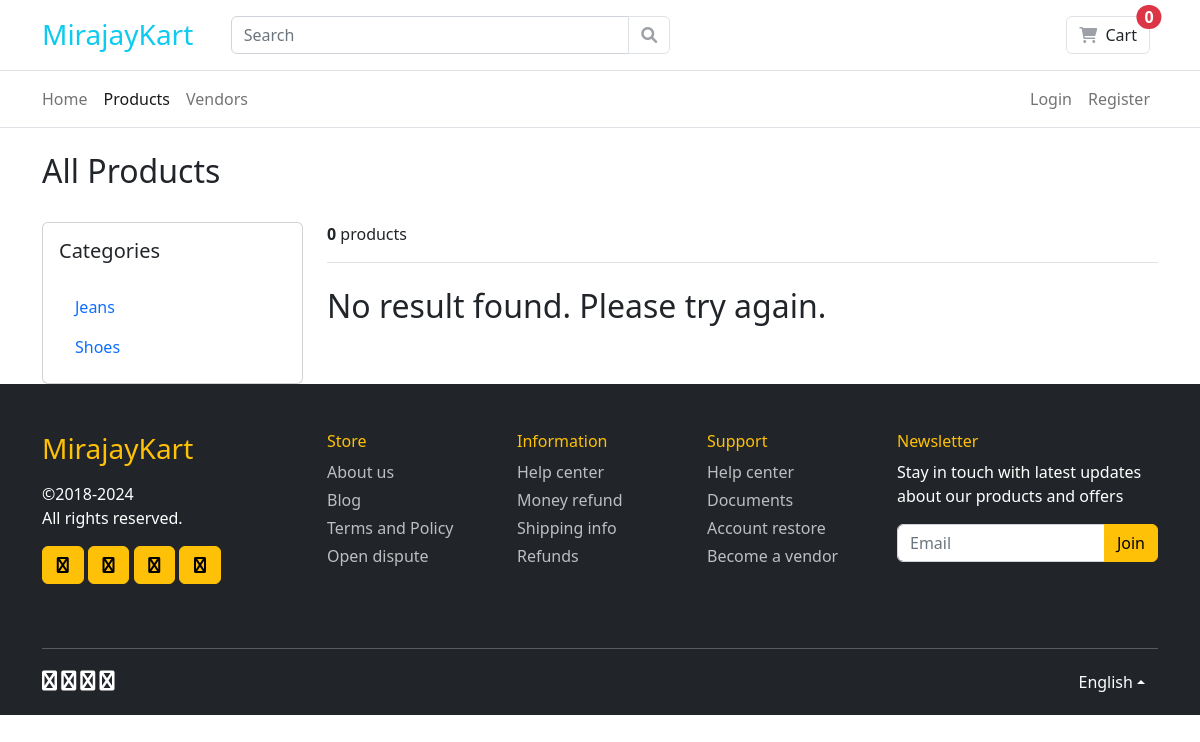
Before: /products/ with the older database file.
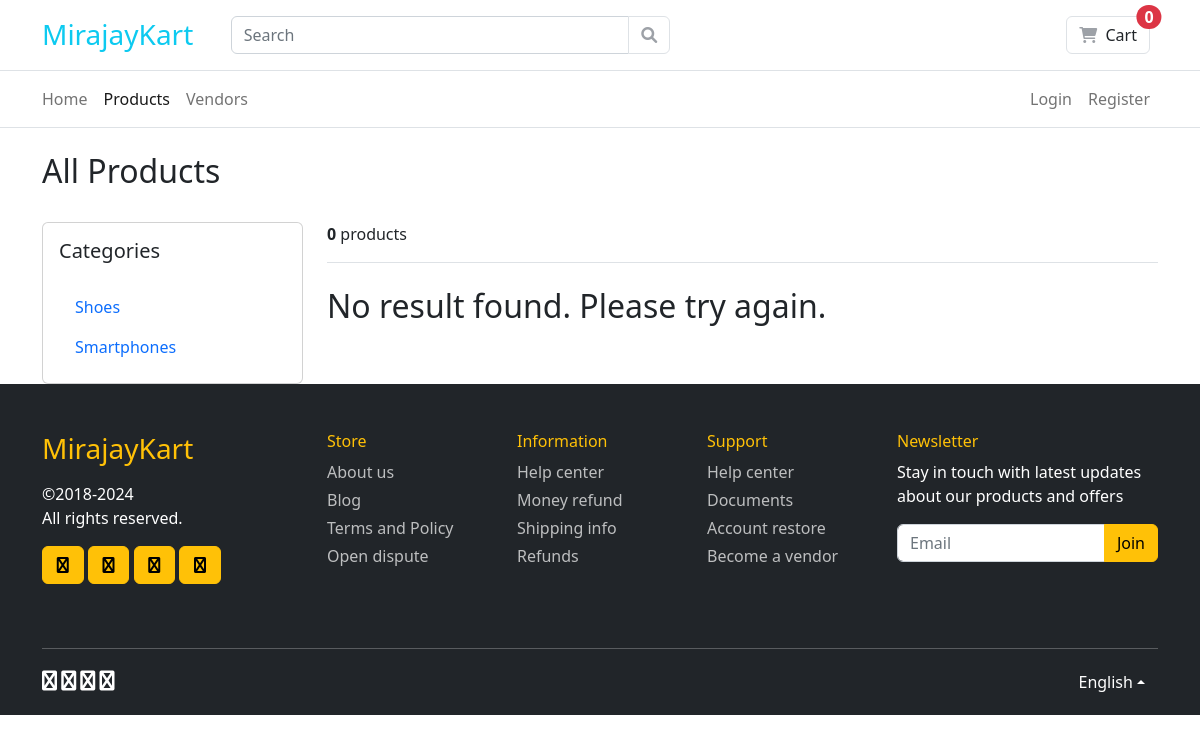
After: the same page with the newer database file.
### products/models.py (models this page shows, shortened)
class Category(models.Model):
    name = models.CharField(
        max_length=50,
        unique=True,
        db_index=True,
        verbose_name=_("category name"),
        help_text=_("format: required, max-50"),
    )
    slug = models.SlugField(
        max_length=50,
        unique=True,
        verbose_name=_("category safe URL"),
        help_text=_(
            "format: required, letters, numbers, underscore, or hyphens"
        ),
    )
    description = models.TextField(
        max_length=1000,
        verbose_name=_("category description"),
        blank=True,
        help_text=_("format: not required, max-1000"),
    )
    class Meta:
        ordering = ("name",)
        verbose_name = _("category")
        verbose_name_plural = _("categories")
    def get_absolute_url(self):
        return reverse('products:category',
                       kwargs={'category_slug': self.slug})

### products/views.py (the view)
# urls.py: path('', views.product_list, name='list'),
def product_list(request, category_slug=None):
    categories = Category.objects.all()
    category = None
    products = Product.objects.filter(is_available=True, is_approved=True)
    if category_slug:
        category = get_object_or_404(Category, slug=category_slug)
        products = category.products.filter(is_available=True, is_approved=True)
    product_count = products.count()
    products = mk_paginator(request, products, 10)
    template_name = "products/list.html"
    context = {
        "products": products,
        "categories": categories,
        "category": category,
        "product_count": product_count,
    }
    return render(request, template_name, context)

### carts/cart.py (called while the page is built)
    def __len__(self):
        return sum(item["quantity"] for item in self.cart.values())

### carts/context_processors.py (called while the page is built)
def cart(request):
    return {'cart': Cart(request)}

### django_ecommerce/utils.py (called while the page is built)
def mk_paginator(request, items, num_items):
    paginator = Paginator(items, num_items)
    page = request.GET.get('page', 1)
    try:
        items = paginator.page(page)
    except PageNotAnInteger:
        items = paginator.page(1)
    except EmptyPage:
        items = paginator.page(paginator.num_pages)
    return items

### templates/products/list.html (shortened to what this page needs)
{% extends 'base.html' %}
{% block content %}
<div class="container py-4">
	<h2>{% if category %}{{ category.name }}{% else %}All Products{% endif %}</h2>
</div>
<div class="container">
	<div class="row">
		<aside class="col-lg-3 col-sm-6 d-none d-lg-block">
			<div class="card p-3">
				<h5 class="card-title mb-4">
                    Categories
                </h5>
                <nav class="nav flex-column nav-pills">
                    {% for c in categories %}
                    <a class="nav-link {% if c.slug == category.slug %}active{% endif %}" href="{{ c.get_absolute_url }}">{{ c.name }}</a>
                    {% empty %}
                    <span>No category listed yet.</span>
                    {% endfor %}
                </nav>
			</div>
		</aside>
		<main class="col-lg-9">
			<header class="border-bottom mb-4 pb-3">
				<span class="mr-md-auto"><b>{{ product_count }}</b> product{{ product_count|pluralize }}</span>
			</header>
			<div class="row">
				{% if products %}
					{% for product in products %}
						<div class="col-md-12">
							{% include "partials/_products_list.html" %}
						</div>
					{% endfor %}
				{% else %}
					<div>
						<h2>No result found. Please try again.</h2>
					</div>
				{% endif %}
			</div>
		</main>
	</div>
</div>
{% endblock %}

Changed rows visible on the page:
removed Category: name "Jeans"
added Category: name "Smartphones"
